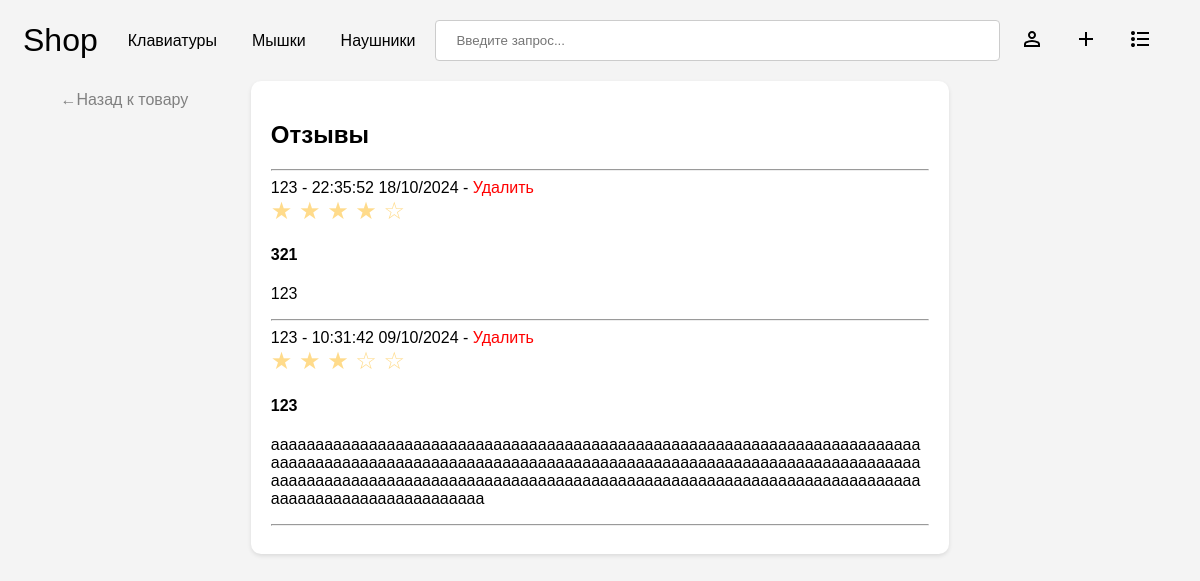
/reviews/42 (signed in), run on the app's committed database.
### base/models.py (models this page shows, shortened)
class Review(models.Model):
    user = models.ForeignKey(User, on_delete = models.CASCADE)
    product = models.ForeignKey(SharedID, on_delete = models.CASCADE, null = True)
    title = models.CharField(max_length=350, null=True)
    rating = models.IntegerField(validators=[MinValueValidator(1), MaxValueValidator(5)], null = True)
    body = models.TextField(null = True, blank = True)
    updated = models.DateTimeField(auto_now = True)
    created = models.DateTimeField(auto_now_add = True)
    class Meta:
        ordering = ['-updated','-created']

class User(AbstractUser):
    email = models.EmailField(null=True, unique=True)
    phone_number = models.CharField(
        max_length=20,
        validators=[phone_regex],
        null = True,
        blank=False
    )
    username = models.CharField(max_length=100, blank = True, null = True)
    USERNAME_FIELD = 'email'
    REQUIRED_FIELDS = []

### base/views.py (the view)
# urls.py: path('reviews/<str:pk>', views.reviews, name='product-reviews'),
def reviews(request, pk):
    elem = SharedID.objects.get(id = pk)
    reviews = elem.review_set.all().order_by('-created')
    context = {'reviews':reviews, "pk":pk}
    return render(request, 'reviews.html', context)

### base/context_processors.py (called while the page is built)
def cart_item_count(request):
    cart_count = 0
    cart = None
    if request.user.is_authenticated:
        cart,_ = Cart.objects.get_or_create(user=request.user, status = '-')
    elif request.session.session_key != None:
        cart,_ = Cart.objects.get_or_create(session_key=request.session.session_key,status = '-')
    if cart:
        cart_products = CartItem.objects.filter(cart=cart)
        if cart_products.exists():
            cart_count = cart_products.aggregate(Sum('quantity'))['quantity__sum']
        else:
            cart_count = 0
    return {'cart_item_count': cart_count}

### templates/reviews.html (shortened to what this page needs)
<!DOCTYPE html>
{% load static %}
<html lang="en">
<head>
  {% load static %}
</head>
<body>
{% include 'navbar.html'%}
<div class="review-page-wrapper">
    <div class="review-button-wrapper">
        <div class="back-button-wrapper">
            <a class="back-button-link" href="{% url 'info' pk=pk %}">←Назад к товару</a>
        </div>
    </div>
    <div class="review-wrapper">
        <div class="review-title">
            <h2>Отзывы</h2>
        </div>
        <hr>
        {% for review in reviews %}
            <div class="review-content">
                <div class="review-header">
                    <div class="review-user">
                        {{ review.user.first_name }} -
                        {{ review.created|date:"H:i:s d/m/Y" }}
                        {% if request.user == review.user or request.user.is_staff == True %}
                            - <a href="{% url 'delete-review' pk review.id %}" class="delete-review">Удалить</a>
                        {% endif %}
                    </div>
                </div>
                <div class="rating">
                    {% for i in '12345'|make_list %}
                        {% if forloop.counter <= review.rating %}
                            <span>★</span>
                        {% else %}
                            <span>☆</span>
                        {% endif %}
                    {% endfor %}
                </div>
                <h4>{{ review.title }}</h4>
                <p class="review-body">{{ review.body }}</p>
                <hr>
            </div>
        {% endfor %}
    </div>
</div>
</body>
</html>

### templates/reviews.html (style rules this page uses)
body { font-family: Arial, Helvetica, sans-serif; background-color: #f4f4f4; }
.review-wrapper { padding: 20px; background-color: white; max-width: 100%; border-radius: 10px; box-shadow: 0 2px 4px rgba(0, 0, 0, 0.1); box-sizing: border-box; }
.review-page-wrapper { display: grid; grid-template-columns: 1fr 3fr 1fr; grid-gap: 10px; }
.review-button-wrapper { text-align: center; }
.review-body { overflow-wrap: break-word; word-break: break-all; }
.delete-review { text-decoration: none; color: red; }
.review-content { overflow-wrap: break-word; word-wrap: break-word; hyphens: auto }
.rating { color: #FFDB8B; font-size: 24px; }
.back-button-wrapper { margin-top: 10px; }
.back-button-link { text-decoration: none; color:gray; }

### data on the page
Review: user.first_name "123", created "22:35:52 18/10/2024", shows "Удалить", rating 4 (drawn), title "321", body "123"
Review: user.first_name "123", created "10:31:42 09/10/2024", shows "Удалить", rating 3 (drawn), title "123", body "aaaaaaaaaaaaaaaaaaaaaaaaaaaaaaaaaaaaaaaaaaaaaaaaaaaaaaaaaaaaaaaaaaaaaaaaaaaaaaaaaaaaaaaaaaaaaaaaaaaaaaaaaaaaaaaaaaaaaaaaaaaaaaaaaaaaaaaaaaaaaaaaaaaaaaaaaaaaaaaaaaaaaaaaaaaaaaaaaaaaaaaaaaaaaaaaaaaaaaaaaaaaaaaaaaaaaaaaaaaaaaaaaaaaaaaaaaaaaaaaaaa"
